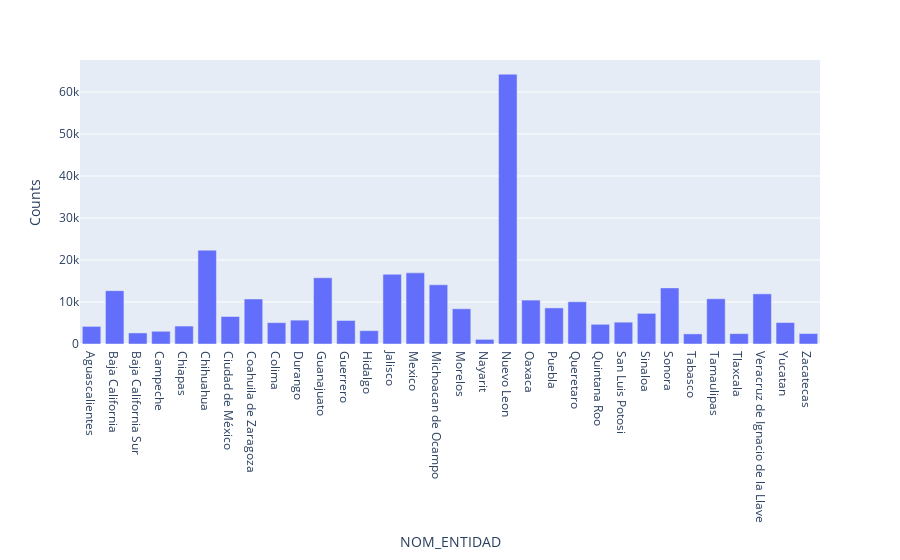

The notebook cell saved with this chart:
### Markdown cell above
### ¿Cuáles son las regiones o zonas con mayor frecuencia de accidentes?

### Code cell
# Bar Plot
items, counts = np.unique(atus_transformed["NOM_ENTIDAD"], return_counts = True) 
pd.DataFrame({"NOM_ENTIDAD": items, "Counts": counts}).plot.bar(x = "NOM_ENTIDAD", y = "Counts")

### Figure 1 — Plotly figure (JSON) as saved in the notebook; plotly's stock layout.template omitted (floating-point values rounded to 4 significant figures)
{"data": [{"alignmentgroup": "True", "hovertemplate": "NOM_ENTIDAD=%{x}<br>Counts=%{y}<extra></extra>", "legendgroup": "", "marker": {"color": "#636efa", "pattern": {"shape": ""}}, "name": "", "offsetgroup": "", "orientation": "v", "showlegend": false, "textposition": "auto", "type": "bar", "x": ["Aguascalientes", "Baja California", "Baja California Sur", "Campeche", "Chiapas", "Chihuahua", "Ciudad de México", "Coahuila de Zaragoza", "Colima", "Durango", "Guanajuato", "Guerrero", "Hidalgo", "Jalisco", "Mexico", "Michoacan de Ocampo", "Morelos", "Nayarit", "Nuevo Leon", "Oaxaca", "Puebla", "Queretaro", "Quintana Roo", "San Luis Potosi", "Sinaloa", "Sonora", "Tabasco", "Tamaulipas", "Tlaxcala", "Veracruz de Ignacio de la Llave", "Yucatan", "Zacatecas"], "xaxis": "x", "y": [4195, 12706, 2634, 3029, 4274, 22345, 6549, 10725, 5082, 5682, 15778, 5601, 3177, 16609, 16940, 14103, 8387, 1105, 64254, 10457, 8598, 10070, 4693, 5200, 7293, 13362, 2407, 10775, 2471, 11943, 5107, 2495], "yaxis": "y"}], "layout": {"barmode": "relative", "legend": {"tracegroupgap": 0}, "margin": {"t": 60}, "xaxis": {"anchor": "y", "domain": [0, 1], "title": {"text": "NOM_ENTIDAD"}}, "yaxis": {"anchor": "x", "domain": [0, 1], "title": {"text": "Counts"}}}}
